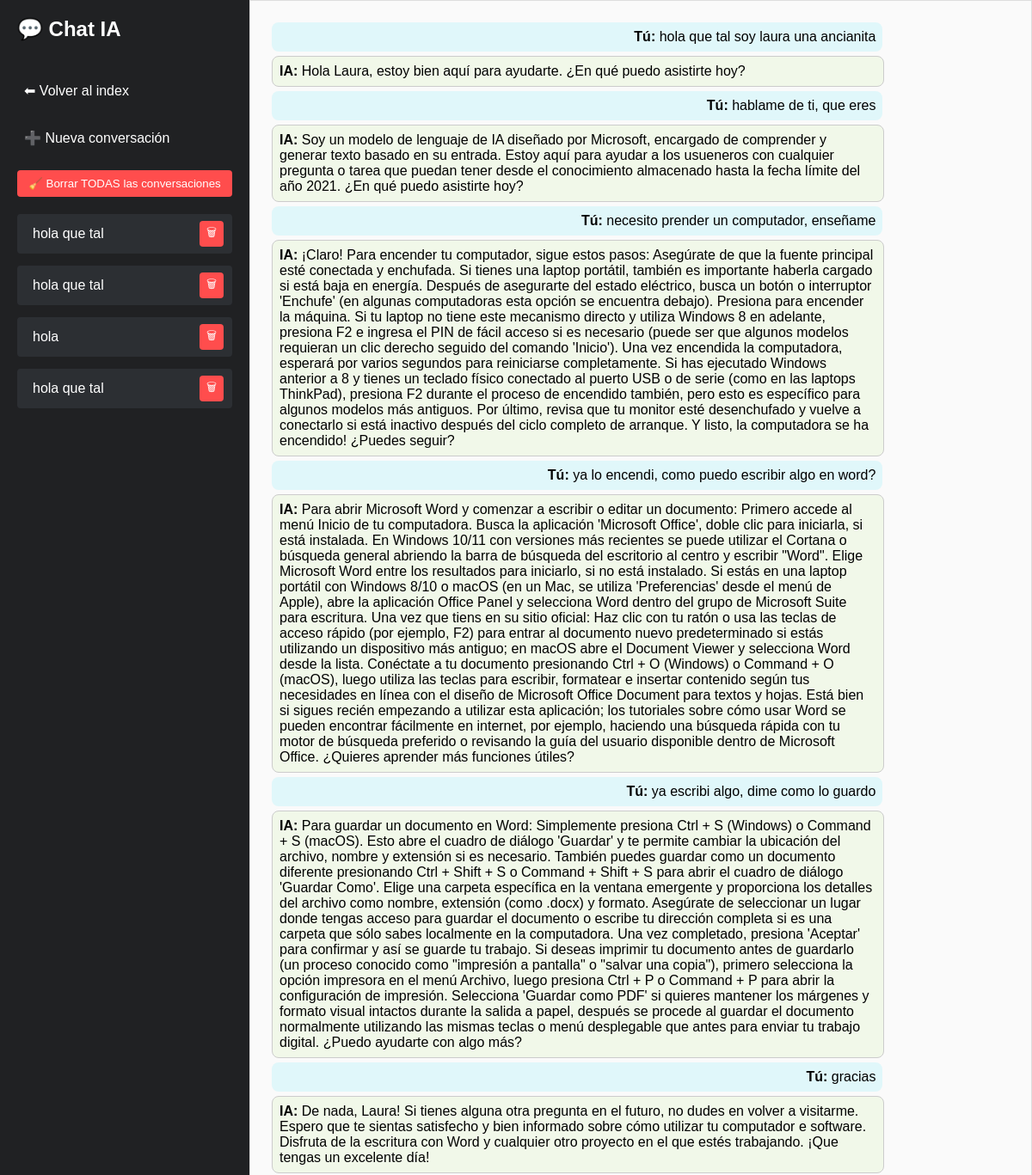
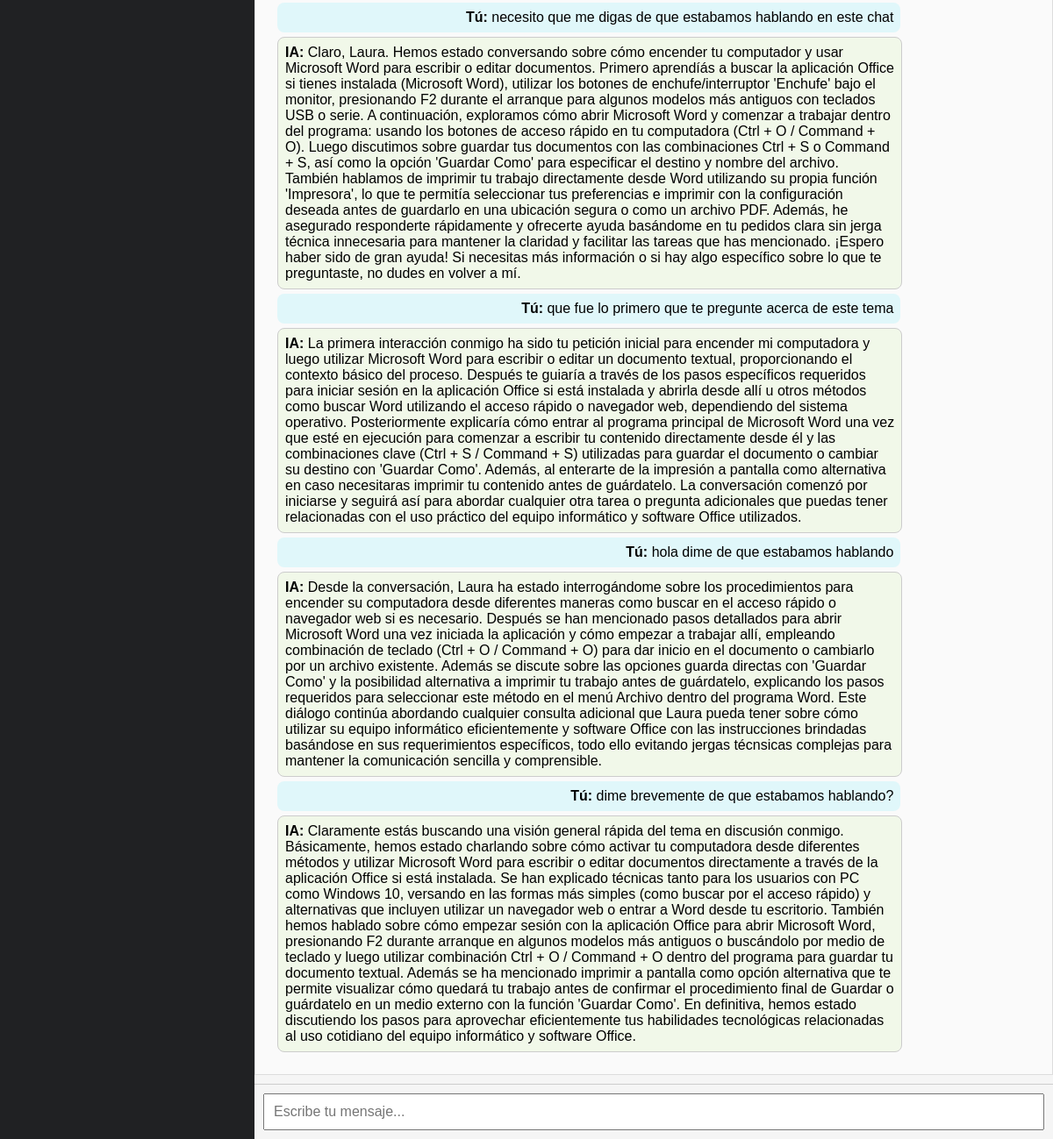
The page /chat/c8426421-eb48-4533-965a-d83170ed1fe1 (signed in) on the database its author committed (2 pictures, top to bottom).
### ia.py (models this page shows)
class SesionVisual(db.Model):
    id = db.Column(db.Integer, primary_key=True)
    session_id = db.Column(db.String(64), nullable=False, unique=True)
    identificador = db.Column(db.String(50), nullable=False)
    user_id = db.Column(db.Integer, db.ForeignKey('usuario.id'))
    usuario = db.relationship('Usuario', backref='sesiones')

class Conversacion(db.Model):
    id = db.Column(db.Integer, primary_key=True)
    session_id = db.Column(db.String(64), nullable=False)
    role = db.Column(db.String(10), nullable=False)
    content = db.Column(db.Text, nullable=False)
    timestamp = db.Column(db.DateTime, default=datetime.utcnow)
    user_id = db.Column(db.Integer, db.ForeignKey('usuario.id'), nullable=True)

### ia.py (the view)
@app.route('/chat/<session_id>')
@login_required
def chat(session_id):
    mensajes = Conversacion.query.filter_by(session_id=session_id, user_id=current_user.id).order_by(Conversacion.timestamp).all()
    sesion_visual = SesionVisual.query.filter_by(session_id=session_id, user_id=current_user.id).first()
    identificador = sesion_visual.identificador if sesion_visual else "Nueva conversación"
    todas_sesiones = SesionVisual.query.filter_by(user_id=current_user.id).all()
    return render_template('chat.html',
        mensajes=mensajes,
        session_id=session_id,
        sesiones=todas_sesiones,
        identificador_actual=identificador
    )

### ia.py (called while the page is built)
@login_manager.user_loader
def load_user(user_id):
    return Usuario.query.get(int(user_id))

### templates/chat.html (shortened to what this page needs)
<!DOCTYPE html>
<html lang="es">
<head>
    <link rel="stylesheet" href="{{ url_for('static', filename='style.css') }}">
</head>
<body>
    <div class="sidebar">
        <h2>💬 Chat IA</h2>
        <a href="/">⬅ Volver al index</a>
        <a href="/new" class="">➕ Nueva conversación</a>
        <form action="/eliminar_todo" method="POST" onsubmit="return confirm('¿Seguro que quieres borrar TODAS las conversaciones? Esta acción no se puede deshacer.');">
            <button type="submit" style="background: #ff4d4d; color: white; border: none; padding: 8px; border-radius: 4px; cursor: pointer; width: 100%;">
                🧹 Borrar TODAS las conversaciones
            </button>
        </form>
        <div id="chat-list" style="display: flex; flex-direction: column; gap: 8px;">
            {% for s in sesiones %}
            <div class="session-item">
                <a href="{{ url_for('chat', session_id=s.session_id) }}">{{ s.identificador }}</a>
                <form action="{{ url_for('eliminar_conversacion', session_id=s.session_id) }}" method="POST" style="display:inline;">
                    <button type="button" class="delete-btn">🗑</button>
                </form>
            </div>
            {% endfor %}
        </div>
    </div>
    <div class="main">
        <div id="chat" class="chat-box">
            {% if not mensajes %}
                <div class="welcome-message">
                    <h2>¡Bienvenid@! Escribe algo para comenzar nuestra conversación. 😊</h2>
                </div>
            {% else %}
                {% for m in mensajes %}
                    <div class="{{ m.role }}">
                        <b>{{ 'Tú' if m.role == 'user' else 'IA' }}:</b> {{ m.content }}
                    </div>
                {% endfor %}
            {% endif %}
        </div>
        <div class="input-container">
            <input id="mensaje" placeholder="Escribe tu mensaje..." autofocus />
        </div>
    </div>
</body>
</html>

### static/style.css (style rules this page uses)
body { font-family: Arial, sans-serif; background: #f7f7f7; margin: 0; padding: 0; }
.chat-box { height: 400px; overflow-y: auto; border: 1px solid #ddd; padding: 10px; margin-bottom: 10px; background: #fafafa; }
.chat-box .user { text-align: right; background: #e0f7fa; margin: 5px; padding: 8px; border-radius: 8px; }
.chat-box .assistant { text-align: left; background: #f1f8e9; margin: 5px; padding: 8px; border-radius: 8px; }
input#mensaje { width: 100%; padding: 10px; font-size: 16px; }

### templates/chat.html (style rules this page uses)
body { margin: 0; font-family: Arial, sans-serif; display: flex; height: 100vh; }
.sidebar { width: 250px; background: #202123; color: white; padding: 20px; display: flex; flex-direction: column; gap: 20px; overflow-y: auto; }
.sidebar h2 { margin-top: 0; }
.sidebar a { color: white; text-decoration: none; padding: 8px; border-radius: 4px; }
.main { flex: 1; display: flex; flex-direction: column; background: #f5f5f5; }
.chat-box { flex: 1; padding: 20px; overflow-y: auto; }
.user, .assistant { max-width: 80%; margin: 10px; padding: 10px; border-radius: 10px; }
.user { background: #d1e7dd; align-self: flex-end; }
.assistant { background: #fff; border: 1px solid #ccc; align-self: flex-start; }
.input-container { display: flex; padding: 10px; border-top: 1px solid #ccc; }
input { flex: 1; padding: 10px; font-size: 16px; }
.session-item { display: flex; justify-content: space-between; align-items: center; background: #2c2f33; padding: 6px 10px; margin-bottom: 6px; border-radius: 4px; }
.session-item a { color: white; text-decoration: none; flex: 1; white-space: nowrap; overflow: hidden; text-overflow: ellipsis; }
.session-item form { margin: 0; }
.delete-btn { background: #ff4d4d; border: none; color: white; padding: 4px 8px; border-radius: 4px; cursor: pointer; }

### rows shown on the page
SesionVisual: identificador "hola que tal"
SesionVisual: identificador "hola que tal"
SesionVisual: identificador "hola"
SesionVisual: identificador "hola que tal"
Conversacion: role "Tú", content "hola que tal soy laura una ancianita"
Conversacion: role "IA", content "Hola Laura, estoy bien aquí para ayudarte. ¿En qué puedo asistirte hoy?"
Conversacion: role "Tú", content "hablame de ti, que eres"
Conversacion: role "IA", content "Soy un modelo de lenguaje de IA diseñado por Microsoft, encargado de comprender y generar texto basado en su entrada. Estoy aquí para ayudar a los usueneros con cualquier pregunta o tarea que puedan tener desde el conocimiento almacenado hasta la fecha límite del año 2021. ¿En qué puedo asistirte hoy?"
Conversacion: role "Tú", content "necesito prender un computador, enseñame"
Conversacion: role "IA", content "¡Claro! Para encender tu computador, sigue estos pasos: Asegúrate de que la fuente principal esté conectada y enchufada. Si tienes una laptop portátil, también es importante haberla cargado si está baja en energía. Después de asegurarte del estado eléctrico, busca un botón o interruptor 'Enchufe' (en algunas computadoras esta opción se encuentra debajo). Presiona para encender la máquina. Si tu laptop no tiene este mecanismo directo y utiliza Windows 8 en adelante, presiona F2 e ingresa el PIN de fácil acceso si es necesario (puede ser que algunos modelos requieran un clic derecho seguido del comando 'Inicio'). Una vez encendida la computadora, esperará por varios segundos para reiniciarse…"
Conversacion: role "Tú", content "ya lo encendi, como puedo escribir algo en word?"
Conversacion: role "IA", content "Para abrir Microsoft Word y comenzar a escribir o editar un documento: Primero accede al menú Inicio de tu computadora. Busca la aplicación 'Microsoft Office', doble clic para iniciarla, si está instalada. En Windows 10/11 con versiones más recientes se puede utilizar el Cortana o búsqueda general abriendo la barra de búsqueda del escritorio al centro y escribir \"Word\". Elige Microsoft Word entre los resultados para iniciarlo, si no está instalado. Si estás en una laptop portátil con Windows 8/10 o macOS (en un Mac, se utiliza 'Preferencias' desde el menú de Apple), abre la aplicación Office Panel y selecciona Word dentro del grupo de Microsoft Suite para escritura. Una vez que tiens en su…"
Conversacion: role "Tú", content "ya escribi algo, dime como lo guardo"
Conversacion: role "IA", content "Para guardar un documento en Word: Simplemente presiona Ctrl + S (Windows) o Command + S (macOS). Esto abre el cuadro de diálogo 'Guardar' y te permite cambiar la ubicación del archivo, nombre y extensión si es necesario. También puedes guardar como un documento diferente presionando Ctrl + Shift + S o Command + Shift + S para abrir el cuadro de diálogo 'Guardar Como'. Elige una carpeta específica en la ventana emergente y proporciona los detalles del archivo como nombre, extensión (como .docx) y formato. Asegúrate de seleccionar un lugar donde tengas acceso para guardar el documento o escribe tu dirección completa si es una carpeta que sólo sabes localmente en la computadora. Una vez…"
Conversacion: role "Tú", content "gracias"
Conversacion: role "IA", content "De nada, Laura! Si tienes alguna otra pregunta en el futuro, no dudes en volver a visitarme. Espero que te sientas satisfecho y bien informado sobre cómo utilizar tu computador e software. Disfruta de la escritura con Word y cualquier otro proyecto en el que estés trabajando. ¡Que tengas un excelente día!"
Conversacion: role "Tú", content "necesito que me digas de que estabamos hablando en este chat"
Conversacion: role "IA", content "Claro, Laura. Hemos estado conversando sobre cómo encender tu computador y usar Microsoft Word para escribir o editar documentos. Primero aprendíás a buscar la aplicación Office si tienes instalada (Microsoft Word), utilizar los botones de enchufe/interruptor 'Enchufe' bajo el monitor, presionando F2 durante el arranque para algunos modelos más antiguos con teclados USB o serie. A continuación, exploramos cómo abrir Microsoft Word y comenzar a trabajar dentro del programa: usando los botones de acceso rápido en tu computadora (Ctrl + O / Command + O). Luego discutimos sobre guardar tus documentos con las combinaciones Ctrl + S o Command + S, así como la opción 'Guardar Como' para…"
Conversacion: role "Tú", content "que fue lo primero que te pregunte acerca de este tema"
Conversacion: role "IA", content "La primera interacción conmigo ha sido tu petición inicial para encender mi computadora y luego utilizar Microsoft Word para escribir o editar un documento textual, proporcionando el contexto básico del proceso. Después te guiaría a través de los pasos específicos requeridos para iniciar sesión en la aplicación Office si está instalada y abrirla desde allí u otros métodos como buscar Word utilizando el acceso rápido o navegador web, dependiendo del sistema operativo. Posteriormente explicaría cómo entrar al programa principal de Microsoft Word una vez que esté en ejecución para comenzar a escribir tu contenido directamente desde él y las combinaciones clave (Ctrl + S / Command + S)…"
Conversacion: role "Tú", content "hola dime de que estabamos hablando"
Conversacion: role "IA", content "Desde la conversación, Laura ha estado interrogándome sobre los procedimientos para encender su computadora desde diferentes maneras como buscar en el acceso rápido o navegador web si es necesario. Después se han mencionado pasos detallados para abrir Microsoft Word una vez iniciada la aplicación y cómo empezar a trabajar allí, empleando combinación de teclado (Ctrl + O / Command + O) para dar inicio en el documento o cambiarlo por un archivo existente. Además se discute sobre las opciones guarda directas con 'Guardar Como' y la posibilidad alternativa a imprimir tu trabajo antes de guárdatelo, explicando los pasos requeridos para seleccionar este método en el menú Archivo dentro del…"
Conversacion: role "Tú", content "dime brevemente de que estabamos hablando?"
Conversacion: role "IA", content "Claramente estás buscando una visión general rápida del tema en discusión conmigo. Básicamente, hemos estado charlando sobre cómo activar tu computadora desde diferentes métodos y utilizar Microsoft Word para escribir o editar documentos directamente a través de la aplicación Office si está instalada. Se han explicado técnicas tanto para los usuarios con PC como Windows 10, versando en las formas más simples (como buscar por el acceso rápido) y alternativas que incluyen utilizar un navegador web o entrar a Word desde tu escritorio. También hemos hablado sobre cómo empezar sesión con la aplicación Office para abrir Microsoft Word, presionando F2 durante arranque en algunos modelos más…"
